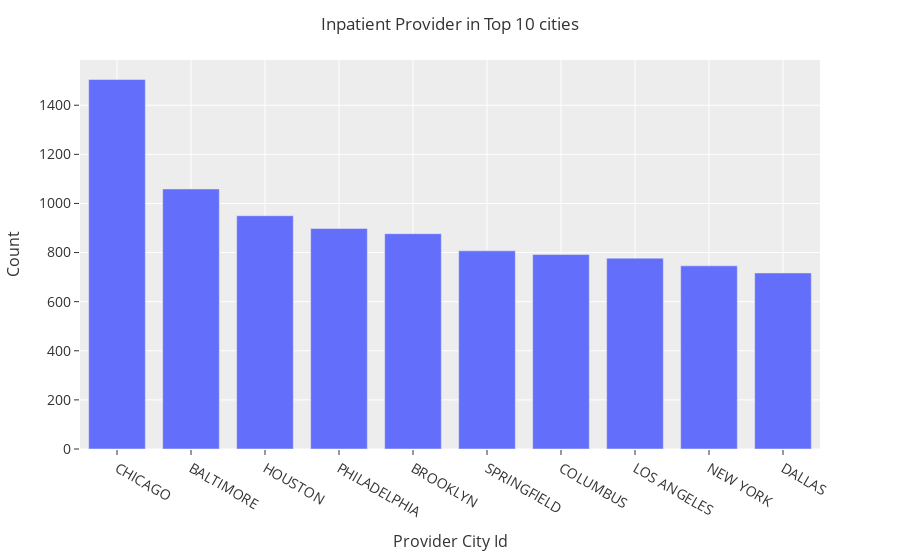

Notebook cell for this chart:
### Markdown cell above
Inpatient Top 10 Analysis

### Code cell
#Inpatient Provider City
city_count  = inpatient_df['Provider City'].value_counts()
city_count = city_count[:10,]
fig = go.Figure()
fig = px.bar(x = city_count.index, y = city_count.values)
fig.update_layout(
    title='Inpatient Provider in Top 10 cities',
    template='ggplot2',
    xaxis=dict(
        title='Provider City Id',
        titlefont_size=16,
        tickfont_size=14,
    ),
    yaxis=dict(
        title='Count',
        titlefont_size=16,
        tickfont_size=14,
    ),
    legend=dict(
        x=0,
        y=1.0,
    ),
    barmode='group',
    bargap=0.15,
    bargroupgap=0.1,
)
fig.layout.xaxis.type = 'category'
fig.show()

### Figure 1 — Plotly figure (JSON) as saved in the notebook; plotly's stock layout.template omitted (floating-point values rounded to 4 significant figures)
{"data": [{"alignmentgroup": "True", "hovertemplate": "x=%{x}<br>y=%{y}<extra></extra>", "legendgroup": "", "marker": {"color": "#636efa", "pattern": {"shape": ""}}, "name": "", "offsetgroup": "", "orientation": "v", "showlegend": false, "textposition": "auto", "type": "bar", "x": ["CHICAGO", "BALTIMORE", "HOUSTON", "PHILADELPHIA", "BROOKLYN", "SPRINGFIELD", "COLUMBUS", "LOS ANGELES", "NEW YORK", "DALLAS"], "xaxis": "x", "y": [1505, 1059, 950, 898, 877, 807, 792, 777, 746, 717], "yaxis": "y"}], "layout": {"bargap": 0.15, "bargroupgap": 0.1, "barmode": "group", "legend": {"tracegroupgap": 0, "x": 0, "y": 1}, "margin": {"t": 60}, "title": {"text": "Inpatient Provider in Top 10 cities"}, "xaxis": {"anchor": "y", "domain": [0, 1], "tickfont": {"size": 14}, "title": {"font": {"size": 16}, "text": "Provider City Id"}, "type": "category"}, "yaxis": {"anchor": "x", "domain": [0, 1], "tickfont": {"size": 14}, "title": {"font": {"size": 16}, "text": "Count"}}}}
